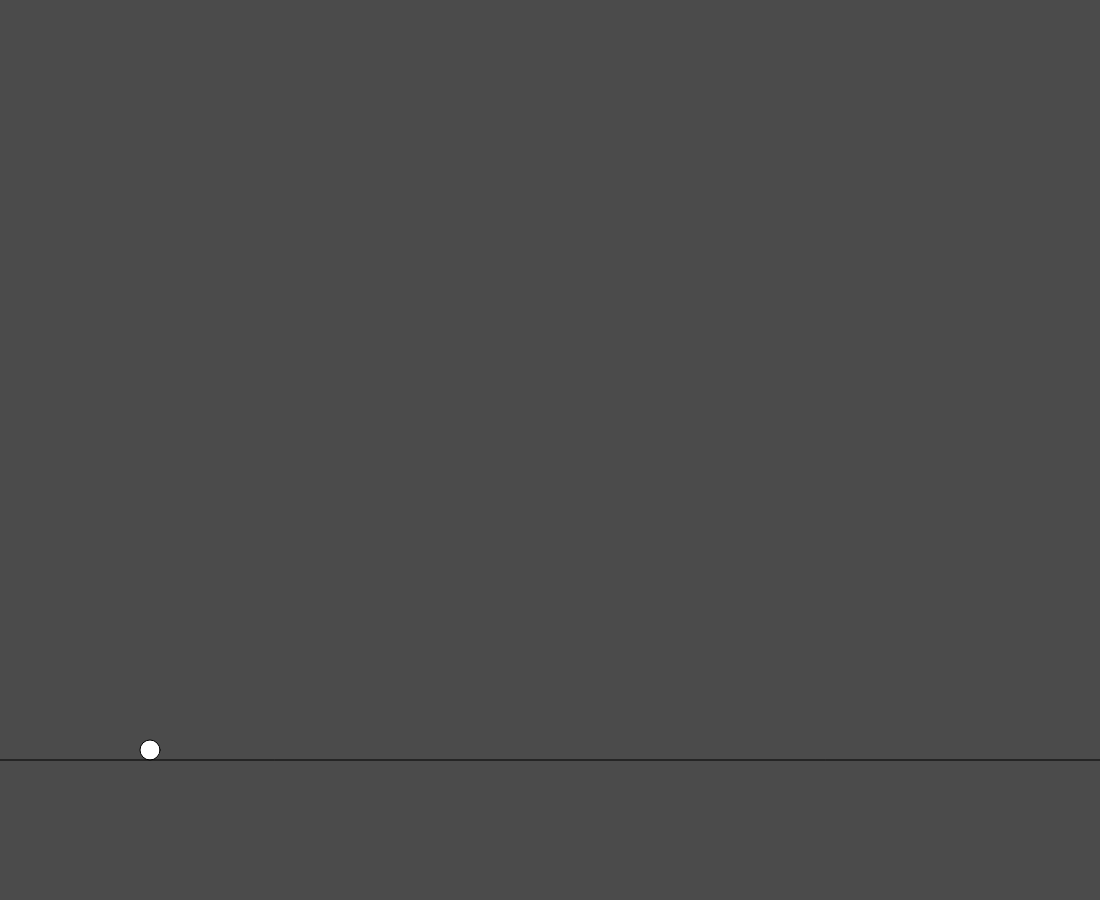
Frame 1 (no input)
Frame 60 (no input): identical to frame 1, image omitted
Frame 120 (the mouse pressed at the canvas centre since frame 60): identical to frame 1, image omitted

The p5.js sketch that drew this single still picture (run headless with seeded random() and noise() and a simulated clock; from frame 60 on, the mouse is pressed at the canvas centre):

// p5.js sketch
// ── sketch.js
let circleHeight = 750
let circleHorizontal = 150
let lineHeights = []

function platformPosition() {
    let height = 650
}

function setup() {
    createCanvas(windowWidth - 100, windowHeight - 100)
    background(75)
    platformPosition()
}

function draw() {
    background(75)
    circle(circleHorizontal, circleHeight, 20)
    line(0, 760, windowWidth - 100, 760)

    if (keyIsDown(65) && circleHorizontal - 10 > 0) {//press "a" to go left
        circleHorizontal = circleHorizontal - 3
    }
    if (keyIsDown(68) && circleHorizontal + 10 < windowWidth - 100) {//press "d" to go right
        circleHorizontal = circleHorizontal + 3
    }
}

//how to stop if lands on a platform
let currentlyJumping = false

function motionOfArc() {
    let counter = 0
    let motion = setInterval(() => {
        if (counter > 240) {
            clearInterval(motion)
            currentlyJumping = false
            return
        }
        circleHeight = Math.pow(counter / 10 - 12, 2) - 144 + 750
        counter++
    }, 1)
}

function keyPressed() {
    if (keyCode === 32) {
        if (currentlyJumping == true) return

        stepCounter = 0
        currentlyJumping = true
        motionOfArc()
    }
}
// ── styles.css
:root {
    --light-pop-color: #1622ff;
    --light-pop-color-hover: #1900ff;
    --light-theme-background: #efefef;
    --light-theme-text: #2f2e3b;

    --dark-pop-color: #00FA7D;
    --dark-pop-color-hover: #5ae49f;
    --dark-theme-background: #00091a;
    --dark-theme-text: #ffffff;

    --menu-background: #0a0a0a;
    --menu-text: #ffffff;

    --content-width: 1600px;
    --menu-indent: 15px;

    --paragraph-margin-bottom: 1.5rem;
}

.sr-only:not(:focus):not(:active) {
    clip: rect(0 0 0 0);
    clip-path: inset(50%);
    height: 1px;
    overflow: hidden;
    position: absolute;
    white-space: nowrap;
    width: 1px;
}

html {
    background-color: var(--dark-theme-background);
}

body {
    margin: 0;
    font-family: Verdana, Geneva, Tahoma, sans-serif;
}

/* replace with :heading once available */
h1:has(+ p),
h2:has(+ p),
h3:has(+ p),
h4:has(+ p),
h5:has(+ p),
h6:has(+ p) {
    margin-block: 0.1rem;
}

p {
    font-size: 1.1rem;
    line-height: 1.5;
    margin-block-end: var(--paragraph-margin-bottom);
    margin-block-start: 0rem;
}

header {
    padding-inline: min(10px, 100% - 2rem);
    padding-block: 15px;
}

header nav {
    display: flex;
    flex-direction: row;
    align-items: stretch;
    justify-content: space-between;
    background-color: var(--dark-theme-background);
    max-width: min(var(--content-width), 100% - 2rem);
    margin-inline: auto;

    a {
        color: var(--menu-text);
        text-decoration: none;
    }

    ul {
        padding-inline-start: 0;
    }

    @media (max-width: 975px) {
        flex-direction: column;
        align-items: center;
        justify-content: start;
    }

    input[type="checkbox"],
    label {
        display: none;
    }
}

#home {
    flex-grow: 1;
    display: flex;
    flex-direction: row;
    align-items: center;
    user-select: none;
    -webkit-user-select: none;
    list-style-type: none;

    a {
        font-size: xx-large;
    }

    #firstName {
        font-weight: 900;
    }
}

#mainLinks {
    display: flex;
    flex-direction: row;

    li {
        width: 200px;
        font-size: large;
        text-align: center;
        display: flex;
        flex-direction: column;
        justify-content: center;
    }

    a {

        >.linkText {
            position: relative;
        }

        /* modified from https://www.30secondsofcode.org/css/s/hover-underline-animation/ */
        >.linkText::after {
            content: '';
            position: absolute;
            width: 100%;
            transform: scaleX(0);
            height: 2px;
            bottom: -7px;
            left: 0;
            background-color: var(--dark-pop-color);
            transition: transform 0.25s ease-out;
        }

        &:hover {
            >.linkText::after {
                transform: scaleX(1);
                transform-origin: bottom center;
            }
        }

        &:active {
            >.linkText::after {
                color: var(--dark-pop-color);
                transform: scaleX(0.25);
            }
        }
    }
}

@media (max-width: 600px) {
    header nav {
        flex-direction: row;
        align-items: center;
        justify-content: space-between;

        label {
            display: block;
            font-size: large;
            margin-inline: var(--menu-indent);
            padding: .25rem;
            user-select: none;
            -webkit-user-select: none;
            border-radius: .25rem;
            border: 1px solid var(--menu-text);
            color: var(--menu-text)
        }
    }

    input[type="checkbox"]:not(:checked)+#mainLinks {
        display: none;
    }

    #mainLinks {
        position: fixed;
        top: 60px;
        right: var(--menu-indent);
        flex-direction: column;
        background-color: var(--dark-theme-background);
        padding-inline: 1rem;
        padding-block: .5rem;
        border-radius: .15rem;
        border: 1px solid var(--menu-text);

        li {
            width: auto;
            text-align: left;
            padding-block: .5rem;
        }
    }
}

main {
    background-color: var(--dark-theme-background);
    color: var(--dark-theme-text);

    padding-block: .1em;
    padding-inline: min(10px, 100% - 2rem);

    div.home {
        display: flex;
        flex-direction: row;
        align-items: center;
        justify-content: center;

        @media (max-width: 950px) {
            flex-wrap: wrap;
        }

        min-height: 80vh;

        img {
            border-radius: 1em;

            @media (max-width: 1500px) {
                width: 250px;
            }
        }

        section.resume {
            margin-inline: 2rem;
            max-width: 1050px;
        }
    }

    div.mainContent {
        max-width: min(var(--content-width), 100% - 2rem);
        margin-inline: auto;
    }

    a {
        color: var(--dark-pop-color);

        &:hover {
            text-decoration: none;
        }

        &:active {
            color: var(--dark-pop-color-hover);
        }
    }
}

footer {
    background-color: var(--menu-background);
    color: var(--menu-text);

    display: flex;
    flex-direction: row;
    align-items: center;
    justify-content: end;

    padding-inline: 20px;

    p {
        margin-block: 20px;
    }

    border-top: 1px solid #aaa;
}

.highlightPhoto {
    margin-inline: auto;
    display: block;
    margin-block-end: var(--paragraph-margin-bottom);
    max-width: 100%;
    height: auto;
    border-radius: .25rem;
}
